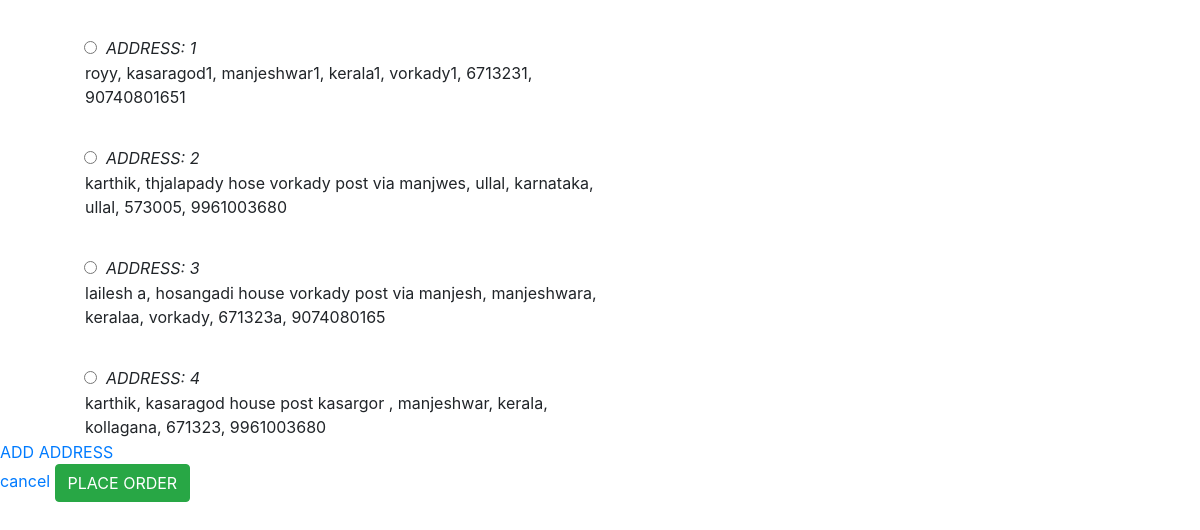
Screenshot of /place_order.php (signed in) with the database file from the repository.
### tables this page shows
CREATE TABLE `address_tbl` (
  `address_id` int(10) NOT NULL,
  `user_id` int(10) NOT NULL,
  `address` varchar(40) NOT NULL,
  `pincode` varchar(10) NOT NULL,
  `city` varchar(15) NOT NULL,
  `state` varchar(20) NOT NULL,
  `land_mark` varchar(20) NOT NULL,
  `name` varchar(30) NOT NULL,
  `mobile_number` varchar(12) NOT NULL,
  `status` varchar(5) NOT NULL DEFAULT '0',
  `deleted` varchar(5) NOT NULL DEFAULT '0',
  `created_date` timestamp NOT NULL DEFAULT CURRENT_TIMESTAMP
);

### place_order.php (the view, shortened to what this page needs)
<!DOCTYPE html>
<html>
<head>
	<link rel="stylesheet" href="https://cdn.jsdelivr.net/npm/bootstrap@4.5.3/dist/css/bootstrap.min.css">
</head>
<body>
<?php
include("dbconnect.php");
$user_id = $_SESSION['user_id'];
  $query = " SELECT * from address_tbl where  deleted = '0' and user_id = '$user_id' ";
 $query_res = $link->query($query);
 $addr = "0";
 while($rows = mysqli_fetch_array($query_res))
 	 			{
 						$address_id=$rows['address_id'];
 						$address = $rows['address'];
						$pincode = $rows['pincode'];
						$city = $rows['city'];
						$state = $rows['state'];
						$land_mark = $rows['land_mark'];
						$name = $rows['name'];
						$mobile_number=$rows['mobile_number'];
						$addr = $addr+1;
		 ?>
	<form method="POST" action="place_order_process.php">
 	<div style="padding-left: 7%;padding-top: 3%;width: 50%"><table><input type="radio" id="address" name="address_id" value="<?php echo $address_id; ?>">&nbsp <i>ADDRESS: <?php echo $addr;?></i>
 			<tr><td> <?php echo " $name"; ?>,
 					<?php echo " $address"; ?>,
 					<?php echo " $city"; ?>,
 		            <?php echo " $state"; ?>,
 					<?php echo " $land_mark"; ?>,
 					<?php echo " $pincode"; ?>,
 					<?php echo " $mobile_number"; ?></td></tr>
</table>
		</div>
<?php
				}
?>
<a href="add_address.php">ADD ADDRESS</a><br>
<a href="cart.php">cancel</a>
<button type="submit" name="placeorder" class="btn btn-success">PLACE ORDER</button>
</form>
</body>
</html>

### rows the page displays
address_tbl: name "royy", address "kasaragod1", city "manjeshwar1", state "kerala1", land_mark "vorkady1", pincode "6713231", mobile_number "90740801651"
address_tbl: name "karthik", address "thjalapady hose vorkady post via manjwes", city "ullal", state "karnataka", land_mark "ullal", pincode "573005", mobile_number "9961003680"
address_tbl: name "lailesh a", address "hosangadi house vorkady post via manjesh", city "manjeshwara", state "keralaa", land_mark "vorkady", pincode "671323a", mobile_number "9074080165"
address_tbl: name "karthik", address "kasaragod house post kasargor", city "manjeshwar", state "kerala", land_mark "kollagana", pincode "671323", mobile_number "9961003680"
